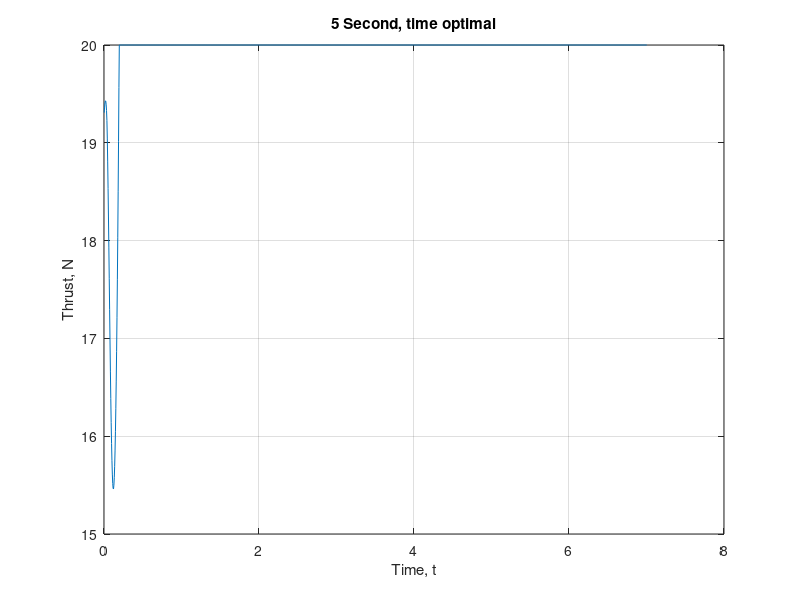

The MATLAB source for this figure:
load('data.mat')
t = processdata.t;
x = processdata.x;
xdot = processdata.xdot;
y = processdata.y;
ydot = processdata.ydot;
z = processdata.z;
zdot = processdata.zdot;
theta = processdata.theta;
phi = processdata
f = controllerdata.actuators.thrust;
w = controllerdata.actuators.pitchrate;
%plot(t,x,t,xdot,t,z,t,zdot,t,theta)
plot(t,f)
%legend('x','xdot','z','zdot','theta')
xlabel('Time, t')
%ylabel('m, m/s, rad')
ylabel('Thrust, N')
title('5 Second, time optimal')
grid on